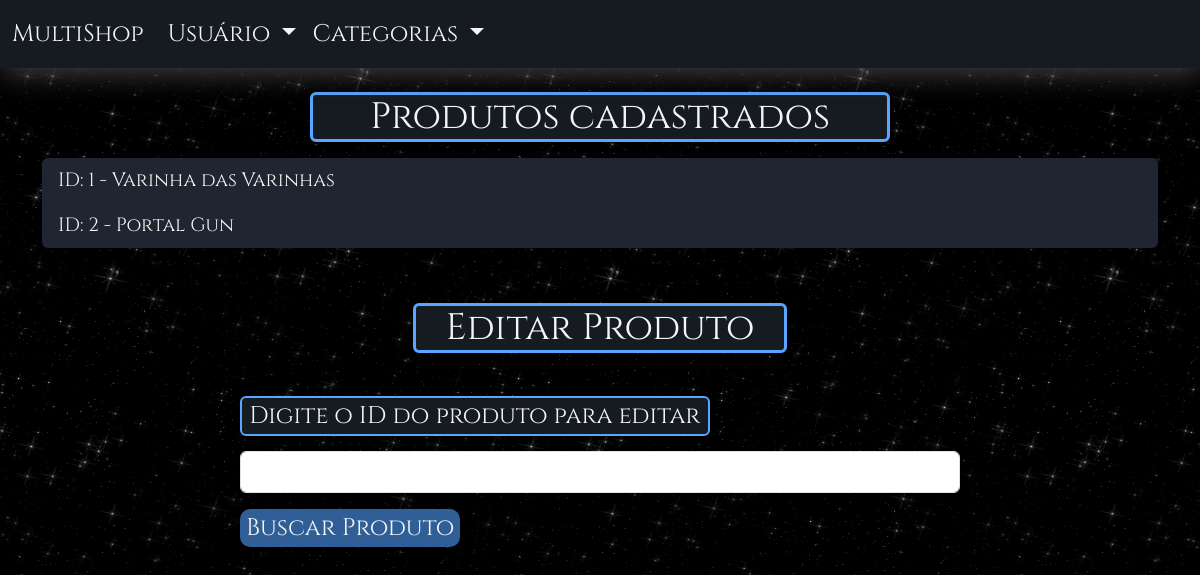
The app's page /admin/admin.php?categoria=Editar (signed in), older data.
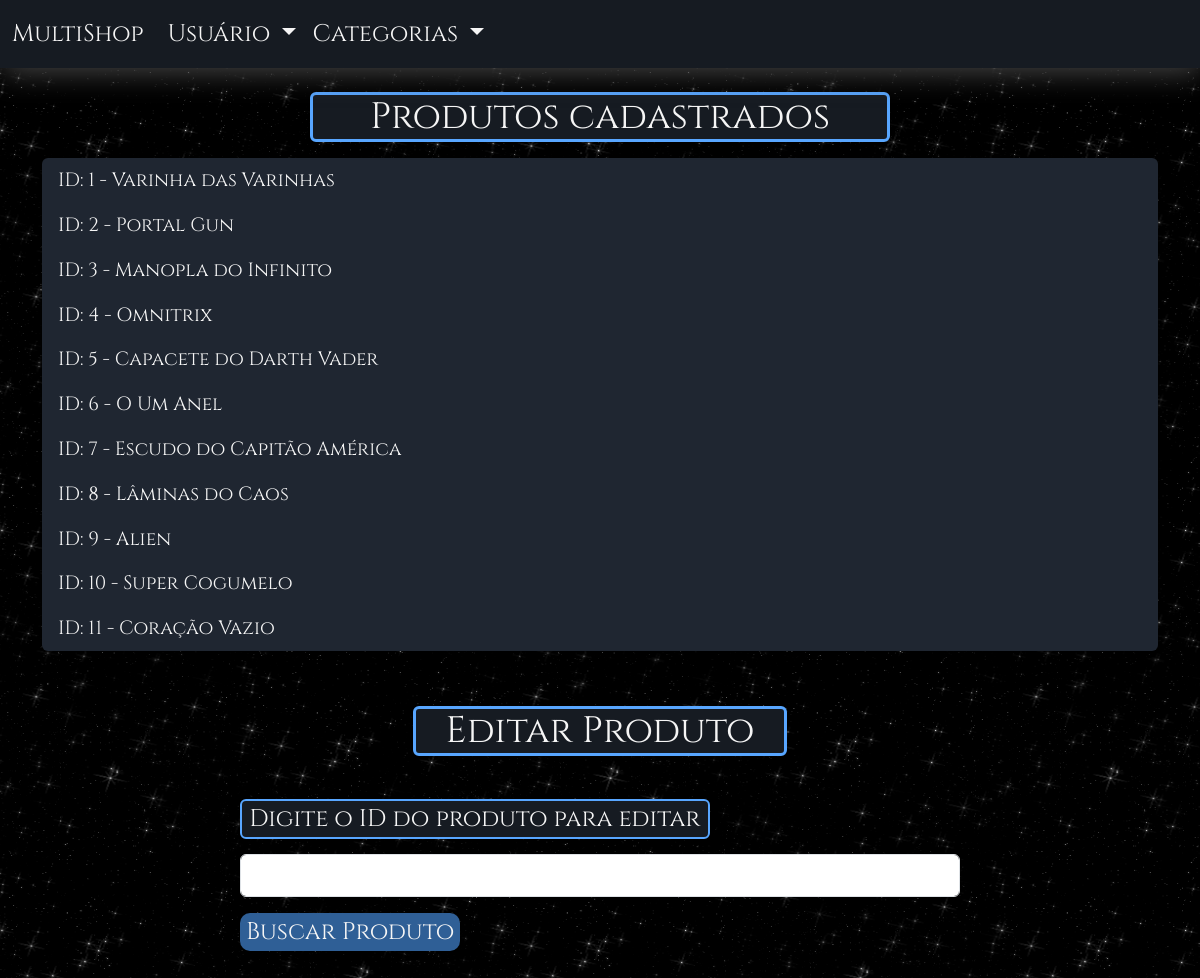
The same page, newer data.
### tables this page shows
CREATE TABLE `produto` (
  `id` int(11) NOT NULL,
  `nome` varchar(50) NOT NULL,
  `descricao` text DEFAULT NULL,
  `categoria` varchar(25) NOT NULL,
  `preco` double NOT NULL,
  `imagem` mediumblob DEFAULT NULL
);

### admin/admin.php (the view, shortened to what this page needs)
<!DOCTYPE html>
<html lang="pt-br">
<head>
  <link href="https://cdn.jsdelivr.net/npm/bootstrap@5.3.6/dist/css/bootstrap.min.css" rel="stylesheet">
  <link rel="stylesheet" href="../css/style.css">
</head>
<?php
$tipo_navbar = 'admin';
include '../navbar/nav_bar.php';
?>
<body>
<?php if ($_GET['categoria'] === 'Editar'):
  $stmt = $pdo->query("SELECT id, nome FROM produto ORDER BY id ASC");
  $receitas = $stmt->fetchAll();
  echo "<div class='container mt-4'>";
  echo "<h1 class='mb-3 title-painel'>Produtos cadastrados</h1>";
  echo "<ul class='list-group'>";
  foreach ($receitas as $receita) {
    echo "<li class='list-group-item input-painel'>ID: {$receita['id']} - {$receita['nome']}</li>";
  }
  echo "</ul>";
  echo "</div>";
  ?>
  <form method="get" class="painel-receita" >
    <h1 class="title-painel">Editar Produto</h1>
    <div class="mb-3">
      <label for="id" class="form-label label-painel">Digite o ID do produto para editar</label>
      <input type="number" class="form-control input-painel" name="id" required>
    </div>
    <button type="submit" class="buscar btn-buscar">Buscar Produto</button>
  </form>
<?php endif; ?>
</body>
</html>

### navbar/nav_bar.php (shortened to what this page needs)
<?php
include '../db/db.php';
$stmt = $pdo->query("SELECT DISTINCT categoria FROM produto ORDER BY categoria ASC");
$categorias = $stmt->fetchAll(PDO::FETCH_COLUMN);
if ($tipo_navbar === 'completa'): ?>
<nav class="navbar navbar-expand-lg sticky-top">
  <div class="container-fluid">
    <a class="navbar-brand" href="index.php">MultiShop</a>
    <button class="navbar-toggler" type="button" data-bs-toggle="collapse" data-bs-target="#navbarSupportedContent">
      <span class="navbar-toggler-icon"></span>
    </button>
    <div class="collapse navbar-collapse" id="navbarSupportedContent">
      <ul class="navbar-nav me-auto mb-2 mb-lg-0">
        <li class="nav-item dropdown">
          <a class="nav-link dropdown-toggle" href="#" role="button" data-bs-toggle="dropdown">Usuário</a>
          <ul class="dropdown-menu">
          <li><a class="dropdown-item" href="./usuario/login.php">Login</a></li>
          <li><a class="dropdown-item" href="./usuario/cadastro.php">Cadastro</a></li>
          </ul>
        </li>
        <li class="nav-item dropdown">
          <a class="nav-link dropdown-toggle" href="#" role="button" data-bs-toggle="dropdown">Categorias</a>
          <ul class="dropdown-menu">
          <li><a class="dropdown-item" href="?categoria=">Todas</a></li>
          <?php foreach ($categorias as $cat): ?>
          <li><a class="dropdown-item" href="?categoria=<?= urlencode($cat) ?>"><?= htmlspecialchars($cat) ?></a></li>
          <?php endforeach; ?>
        </ul>
        </li>
      </ul>
<button class="btn nav-link me-3 d-flex align-items-center" type="button"
        data-bs-toggle="offcanvas" data-bs-target="#offcanvasWithBothOptions"
        aria-controls="offcanvasWithBothOptions" style="background: none; border: none;">
  <span class="material-symbols-outlined" style="font-size: 40px;">shopping_cart</span>
</button>
      <form class="d-flex" role="search" method="get">
        <input class="form-control me-2 buscar input-buscar ms-auto" type="search" placeholder="Buscar por nome" name="busca">
        <button class="buscar btn-buscar ms-auto" type="submit">Buscar</button>
      </form>
    </div>
  </div>
</nav>
<?php elseif ($tipo_navbar === 'admin'): ?>
<nav class="navbar navbar-expand-lg sticky-top">
  <div class="container-fluid">
    <a class="navbar-brand" href="../index.php">MultiShop</a>
    <div class="collapse navbar-collapse" id="navbarSupportedContent">
      <ul class="navbar-nav me-auto mb-2 mb-lg-0">
      <li class="nav-item dropdown">
          <a class="nav-link dropdown-toggle" href="#" role="button" data-bs-toggle="dropdown">
            Usuário
          </a>
        </li>
        <li class="nav-item dropdown">
          <a class="nav-link dropdown-toggle" href="#" role="button" data-bs-toggle="dropdown" aria-expanded="false">
            Categorias
          </a>
        </li>
      </ul>
    </div>
  </div>
</nav>
<?php endif; ?>

### css/style.css (style rules this page uses)
body { font-family: 'Cinzel', serif; color: #F5F5F5; background: radial-gradient( ellipse 100% 60% at center bottom, #2d2d2e 0%, #0D1117 60%, #0D1117 100% ); height: 100dvh; margin: 0; background-attachment: fixed; background-image: url('../images/background.png'); background-size: 500px 400px; background-repeat: repeat; background-position: center; }
nav { color: #F5F5F5; background-color: #161B22; box-shadow: 2px 4px 30px rgb(71, 71, 71); font-family: 'Cinzel', sans-serif; font-size: 1.5rem; width: 100%; }
.navbar a, .navbar .nav-link, .navbar .navbar-brand { color: #f5f5f5 !important; }
.navbar-brand,.dropdown-item, .title-receita { font-size: 1.5rem; color: #F5F5F5; }
.buscar { font-size: 1.5rem; }
.btn-buscar { background-color: #2f5f96; border-radius:10px; border: none; color: #F5F5F5; font-size: 1.5rem; }
.offcanvas-header,.list-group-item { background-color: #0D1117; color:#f5f5f5; border: none; }
.list-group-item { background-color: #1f2631; color:#f5f5f5; border: none; }
.title-painel { font-size: 2.3rem; text-align: center; background-color: #161B22; border: solid #58A6FF 3px; border-radius:6px; margin:1% 24% ; }
.label-painel { font-size: 1.5rem; background-color: #161B22; border: solid #58A6FF 2px; border-radius:6px; margin-bottom: 2%; margin-top: 5%; padding:0 1%; }
.input-painel { font-size: 1.2rem; }
.login, .painel-receita { padding:4% 20% }

Row changes from the older to the newer data that the page shows:
added produto: id "3", nome "Manopla do Infinito"
added produto: id "4", nome "Omnitrix"
added produto: id "5", nome "Capacete do Darth Vader"
added produto: id "6", nome "O Um Anel"
added produto: id "7", nome "Escudo do Capitão América"
added produto: id "8", nome "Lâminas do Caos"
added produto: id "9", nome "Alien"
added produto: id "10", nome "Super Cogumelo"
added produto: id "11", nome "Coração Vazio"
